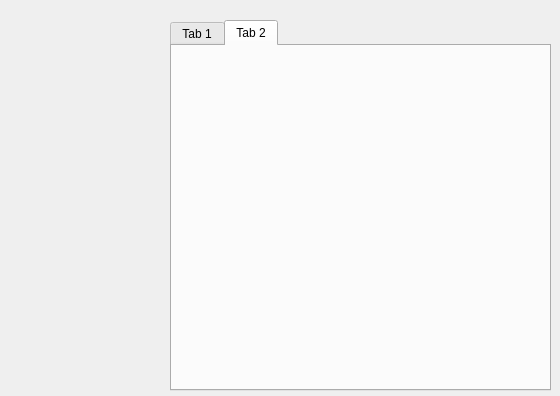
<?xml version="1.0" encoding="UTF-8"?>
<ui version="4.0">
 <class>Dcs</class>
 <widget class="QDialog" name="Dcs">
  <property name="geometry">
   <rect>
    <x>0</x>
    <y>0</y>
    <width>560</width>
    <height>396</height>
   </rect>
  </property>
  <property name="maximumSize">
   <size>
    <width>560</width>
    <height>396</height>
   </size>
  </property>
  <property name="windowTitle">
   <string>Dialog</string>
  </property>
  <property name="autoFillBackground">
   <bool>false</bool>
  </property>
  <widget class="QTabWidget" name="tabWidget">
   <property name="geometry">
    <rect>
     <x>170</x>
     <y>20</y>
     <width>381</width>
     <height>371</height>
    </rect>
   </property>
   <property name="styleSheet">
    <string notr="true"/>
   </property>
   <property name="currentIndex">
    <number>1</number>
   </property>
   <widget class="QWidget" name="tab">
    <attribute name="title">
     <string>Tab 1</string>
    </attribute>
    <layout class="QVBoxLayout" name="verticalLayout">
     <item>
      <widget class="QTableWidget" name="tableWidget"/>
     </item>
    </layout>
   </widget>
   <widget class="QWidget" name="tab_2">
    <attribute name="title">
     <string>Tab 2</string>
    </attribute>
   </widget>
  </widget>
 </widget>
 <resources/>
 <connections/>
</ui>
